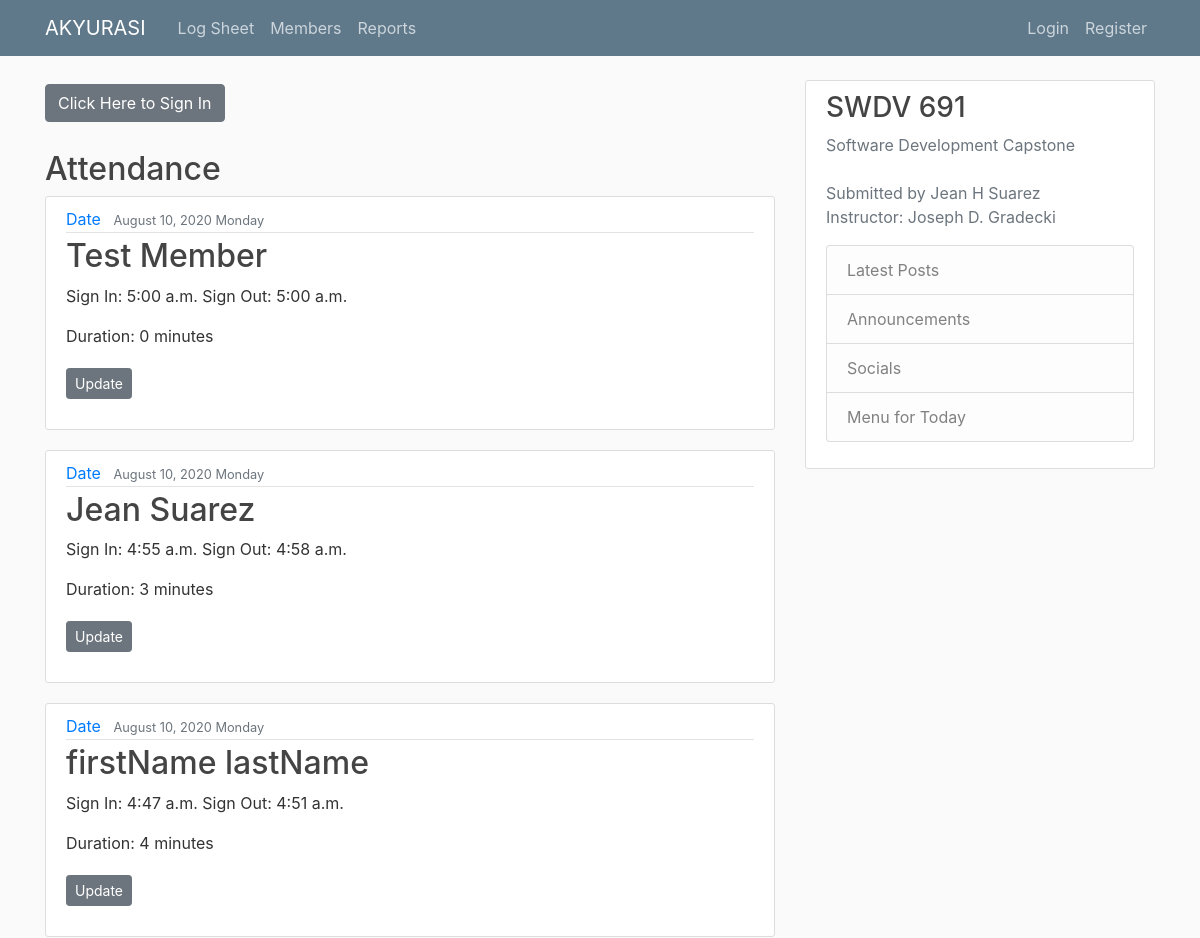
Page /logsheet/ (upper part) on the earlier database version.
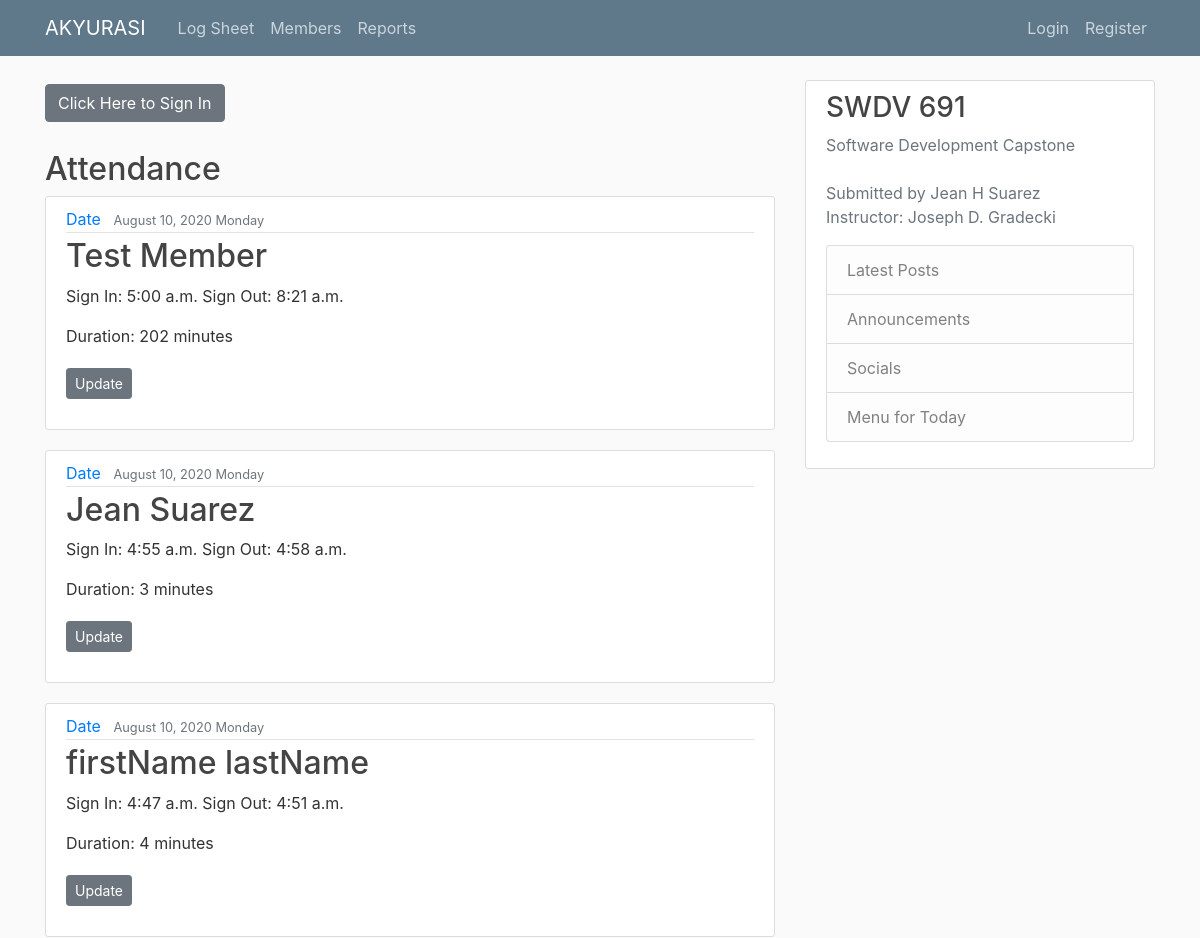
Same page on the later database version.
### logsheet/models.py (models this page shows, shortened)
class LogPost(models.Model):
    member = models.ForeignKey(Member, on_delete=models.CASCADE)
    signIn = models.DateTimeField(default=timezone.now)
    signOut = models.DateTimeField(null=True, blank=True)
    duration =  models.FloatField(null=True, blank=True)

### persons/models.py (models this page shows)
class Person(models.Model):
    image = models.ImageField(default='default.jpg', upload_to='profile_pics')
    ssn = models.CharField(max_length=10)
    birthDate = models.DateTimeField(null=True, blank=True)

class Member(Person):
    firstName = models.CharField(max_length=20)
    middleName = models.CharField(max_length=20, null=True, blank=True)
    lastName = models.CharField(max_length=20)
    diagnosis = models.CharField(max_length=100)
    intakeDate = models.DateTimeField(default=timezone.now)
    psychEval = models.TextField(null=True, blank=True)
    notes = models.TextField(null=True, blank=True)
    dischargeDate = models.DateTimeField(null=True, blank=True)
    def __str__(self):
        return f'{self.firstName} {self.lastName}'

### logsheet/views.py (the view)
# urls.py: path('', PostListView.as_view(), name='logsheet-home'),
class PostListView(ListView):
    model = LogPost
    template_name ='logsheet/home.html' # <app>/<model>_<viewtype>.html
    context_object_name = 'logposts'
    ordering = ['-signIn']
    paginate_by = 10

### logsheet/templates/logsheet/home.html (shortened to what this page needs)
{% extends "logsheet/base.html" %}
{% block content %}
<a class="btn btn-secondary btn-med mt-1 mb-1" href="{% url 'logpost-create' %}">Click Here to Sign In</a>
<br>
<br>
<h2>Attendance</h2>
	{% for logpost in logposts %}
        <article class="media content-section">
          <div class="media-body">
            <div class="article-metadata">
              <a class="mr-2" href="#">Date</a>
              <small class="text-muted">{{logpost.signIn|date:"F d, Y l" }}</small>
            </div>
			<h2><a class="article-title" href="{% url 'logpost-detail' logpost.id%}">{{ logpost.member }}</a></h2>
			<p class="article-content">Sign In: {{ logpost.signIn|date:"g:i a" }} Sign Out: {{ logpost.signOut|date:"g:i a" }}</p>
			{% if logpost.signOut %}
				<p class="article-content">Duration: {{ logpost.duration|floatformat:"0" }} minutes</p>
				<p><a class="btn btn-secondary btn-sm mt-1 mb-1" href="{% url 'logpost-detail' logpost.id%}">Update</a></p>
			{% else %}
				<p><a class="btn btn-secondary btn-sm mt-1 mb-1" href="{% url 'logpost-detail' logpost.id%}">Sign Out</a></p>
			{% endif %}
          </div>
        </article>
    {% endfor %}
{% endblock %}

Differences in the rows shown:
changed LogPost "Test Member": signOut "5:00 a.m." → "8:21 a.m."; duration "0" → "202"
